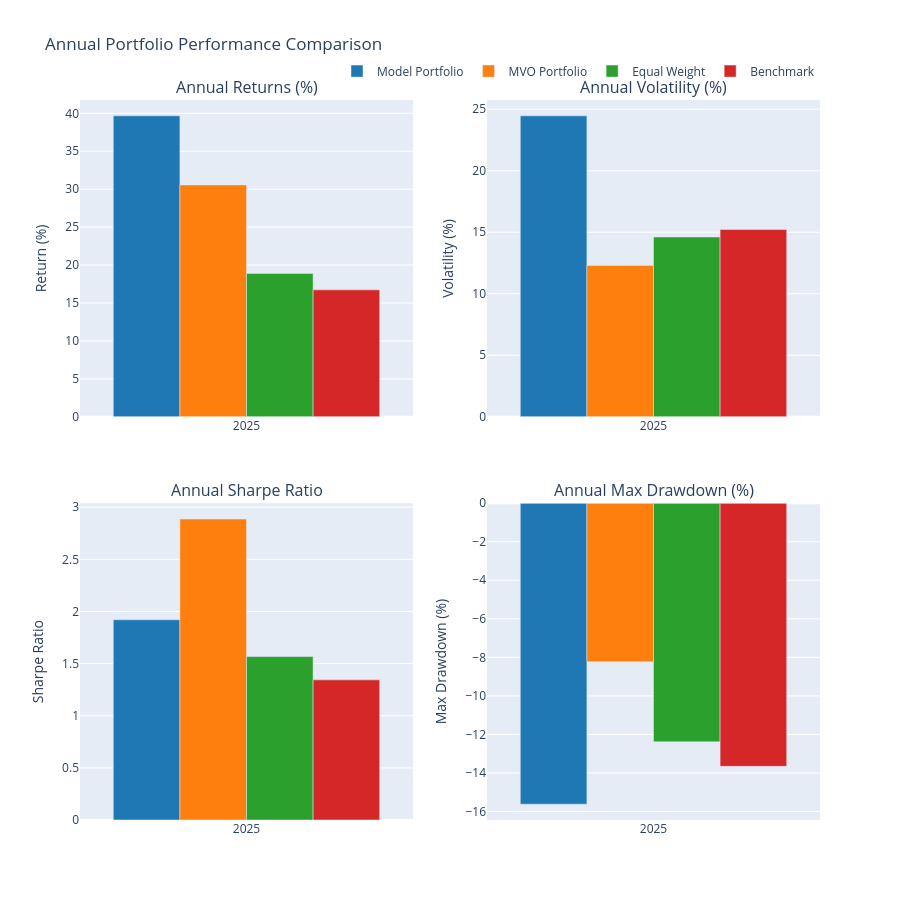

Notebook cell for this chart:
### Code cell
# Plotting
fig = make_subplots(
    rows=2, cols=2,
    subplot_titles=('Annual Returns (%)', 'Annual Volatility (%)', 
                   'Annual Sharpe Ratio', 'Annual Max Drawdown (%)'),
                   #'Annual Sortino Ratio', 'Annual Calmar Ratio'),
    vertical_spacing=0.12,
    horizontal_spacing=0.1
)

colors = ['#1f77b4', '#ff7f0e', '#2ca02c', '#d62728']
years = list(yearly_comparison['Total Return (%)'].index)

# Plot annual returns
for i, portfolio in enumerate(portfolios.keys()):
    fig.add_trace(
        go.Bar(
            x=years,
            y=yearly_comparison['Total Return (%)'][portfolio],
            name=portfolio,
            marker_color=colors[i],
            showlegend=True
        ),
        row=1, col=1
    )

# Plot annual volatility
for i, portfolio in enumerate(portfolios.keys()):
    fig.add_trace(
        go.Bar(
            x=years,
            y=yearly_comparison['Volatility (%)'][portfolio],
            name=portfolio,
            marker_color=colors[i],
            showlegend=False
        ),
        row=1, col=2
    )

# Plot annual Sharpe ratio
for i, portfolio in enumerate(portfolios.keys()):
    fig.add_trace(
        go.Bar(
            x=years,
            y=yearly_comparison['Sharpe Ratio'][portfolio],
            name=portfolio,
            marker_color=colors[i],
            showlegend=False
        ),
        row=2, col=1
    )

# Plot annual max drawdown
for i, portfolio in enumerate(portfolios.keys()):
    fig.add_trace(
        go.Bar(
            x=years,
            y=yearly_comparison['Max Drawdown (%)'][portfolio],
            name=portfolio,
            marker_color=colors[i],
            showlegend=False
        ),
        row=2, col=2
    )

# # Plot annual Sortino ratio
# for i, portfolio in enumerate(portfolios.keys()):
#     fig.add_trace(
#         go.Scatter(
#             x=years,
#             y=yearly_comparison['Sortino Ratio'][portfolio],
#             mode='lines+markers',
#             name=portfolio,
#             line=dict(color=colors[i]),
#             showlegend=False
#         ),
#         row=3, col=1
#     )

# # Plot annual Calmar ratio
# for i, portfolio in enumerate(portfolios.keys()):
#     fig.add_trace(
#         go.Scatter(
#             x=years,
#             y=yearly_comparison['Calmar Ratio'][portfolio],
#             mode='lines+markers',
#             name=portfolio,
#             line=dict(color=colors[i]),
#             showlegend=False
#         ),
#         row=3, col=2
#     )

# Update layout
fig.update_layout(
    title='Annual Portfolio Performance Comparison',
    height=900,
    showlegend=True,
    legend=dict(
        orientation="h",
        yanchor="bottom",
        y=1.02,
        xanchor="right",
        x=1
    )
)

# Update axes labels
fig.update_yaxes(title_text="Return (%)", row=1, col=1)
fig.update_yaxes(title_text="Volatility (%)", row=1, col=2)
fig.update_yaxes(title_text="Sharpe Ratio", row=2, col=1)
fig.update_yaxes(title_text="Max Drawdown (%)", row=2, col=2)
# fig.update_yaxes(title_text="Sortino Ratio", row=3, col=1)
# fig.update_yaxes(title_text="Calmar Ratio", row=3, col=2)

fig.show()

# Save the plot to a file
fig.write_html(f'{output_dir}/{train_type}/YoY_performance_{model_type}_run_{run_no}.html')
fig.write_image(f'{output_dir}/{train_type}/YoY_performance_{model_type}_run_{run_no}.png')

### Figure 1 — Plotly figure (JSON) as saved in the notebook; plotly's stock layout.template omitted (floating-point values rounded to 4 significant figures)
{"data": [{"marker": {"color": "#1f77b4"}, "name": "Model Portfolio", "showlegend": true, "type": "bar", "x": [2025], "xaxis": "x", "y": [39.67], "yaxis": "y"}, {"marker": {"color": "#ff7f0e"}, "name": "MVO Portfolio", "showlegend": true, "type": "bar", "x": [2025], "xaxis": "x", "y": [30.56], "yaxis": "y"}, {"marker": {"color": "#2ca02c"}, "name": "Equal Weight", "showlegend": true, "type": "bar", "x": [2025], "xaxis": "x", "y": [18.9], "yaxis": "y"}, {"marker": {"color": "#d62728"}, "name": "Benchmark", "showlegend": true, "type": "bar", "x": [2025], "xaxis": "x", "y": [16.73], "yaxis": "y"}, {"marker": {"color": "#1f77b4"}, "name": "Model Portfolio", "showlegend": false, "type": "bar", "x": [2025], "xaxis": "x2", "y": [24.46], "yaxis": "y2"}, {"marker": {"color": "#ff7f0e"}, "name": "MVO Portfolio", "showlegend": false, "type": "bar", "x": [2025], "xaxis": "x2", "y": [12.3], "yaxis": "y2"}, {"marker": {"color": "#2ca02c"}, "name": "Equal Weight", "showlegend": false, "type": "bar", "x": [2025], "xaxis": "x2", "y": [14.61], "yaxis": "y2"}, {"marker": {"color": "#d62728"}, "name": "Benchmark", "showlegend": false, "type": "bar", "x": [2025], "xaxis": "x2", "y": [15.22], "yaxis": "y2"}, {"marker": {"color": "#1f77b4"}, "name": "Model Portfolio", "showlegend": false, "type": "bar", "x": [2025], "xaxis": "x3", "y": [1.92], "yaxis": "y3"}, {"marker": {"color": "#ff7f0e"}, "name": "MVO Portfolio", "showlegend": false, "type": "bar", "x": [2025], "xaxis": "x3", "y": [2.886], "yaxis": "y3"}, {"marker": {"color": "#2ca02c"}, "name": "Equal Weight", "showlegend": false, "type": "bar", "x": [2025], "xaxis": "x3", "y": [1.567], "yaxis": "y3"}, {"marker": {"color": "#d62728"}, "name": "Benchmark", "showlegend": false, "type": "bar", "x": [2025], "xaxis": "x3", "y": [1.344], "yaxis": "y3"}, {"marker": {"color": "#1f77b4"}, "name": "Model Portfolio", "showlegend": false, "type": "bar", "x": [2025], "xaxis": "x4", "y": [-15.62], "yaxis": "y4"}, {"marker": {"color": "#ff7f0e"}, "name": "MVO Portfolio", "showlegend": false, "type": "bar", "x": [2025], "xaxis": "x4", "y": [-8.228], "yaxis": "y4"}, {"marker": {"color": "#2ca02c"}, "name": "Equal Weight", "showlegend": false, "type": "bar", "x": [2025], "xaxis": "x4", "y": [-12.39], "yaxis": "y4"}, {"marker": {"color": "#d62728"}, "name": "Benchmark", "showlegend": false, "type": "bar", "x": [2025], "xaxis": "x4", "y": [-13.66], "yaxis": "y4"}], "layout": {"annotations": [{"font": {"size": 16}, "showarrow": false, "text": "Annual Returns (%)", "x": 0.225, "xanchor": "center", "xref": "paper", "y": 1, "yanchor": "bottom", "yref": "paper"}, {"font": {"size": 16}, "showarrow": false, "text": "Annual Volatility (%)", "x": 0.775, "xanchor": "center", "xref": "paper", "y": 1, "yanchor": "bottom", "yref": "paper"}, {"font": {"size": 16}, "showarrow": false, "text": "Annual Sharpe Ratio", "x": 0.225, "xanchor": "center", "xref": "paper", "y": 0.44, "yanchor": "bottom", "yref": "paper"}, {"font": {"size": 16}, "showarrow": false, "text": "Annual Max Drawdown (%)", "x": 0.775, "xanchor": "center", "xref": "paper", "y": 0.44, "yanchor": "bottom", "yref": "paper"}], "height": 900, "legend": {"orientation": "h", "x": 1, "xanchor": "right", "y": 1.02, "yanchor": "bottom"}, "showlegend": true, "title": {"text": "Annual Portfolio Performance Comparison"}, "xaxis": {"anchor": "y", "domain": [0, 0.45]}, "xaxis2": {"anchor": "y2", "domain": [0.55, 1]}, "xaxis3": {"anchor": "y3", "domain": [0, 0.45]}, "xaxis4": {"anchor": "y4", "domain": [0.55, 1]}, "yaxis": {"anchor": "x", "domain": [0.56, 1], "title": {"text": "Return (%)"}}, "yaxis2": {"anchor": "x2", "domain": [0.56, 1], "title": {"text": "Volatility (%)"}}, "yaxis3": {"anchor": "x3", "domain": [0, 0.44], "title": {"text": "Sharpe Ratio"}}, "yaxis4": {"anchor": "x4", "domain": [0, 0.44], "title": {"text": "Max Drawdown (%)"}}}}
